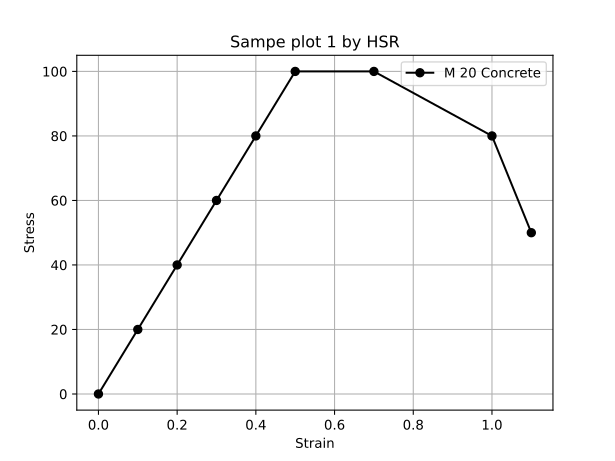

The script that drew this image:
import matplotlib.pyplot as plt
import pandas as pd

# Load data from CSV file
data = pd.read_csv('1.csv')

def plot_data(data):

    # Extract title, X-axis label, Y-axis label, and data points
    title   = data.columns[0]
    x_label = data.columns[1]
    y_label = data.columns[2]
    d_label = data.columns[3]
    op_file = data.columns[4]
    
    # Extract x and y values from the data
    x = data[data.columns[0]].tolist()
    y = data[data.columns[1]].tolist()
    
    # Customize the Plot
    plt.plot(x, y, marker='o', linestyle='-', color='black', label=d_label)
    plt.title(title)
    plt.xlabel(x_label)
    plt.ylabel(y_label)
    plt.legend()
    plt.grid()

    plt.savefig(op_file + '.svg', format='svg')

# Call the function with data and output name
plot_data(data)
